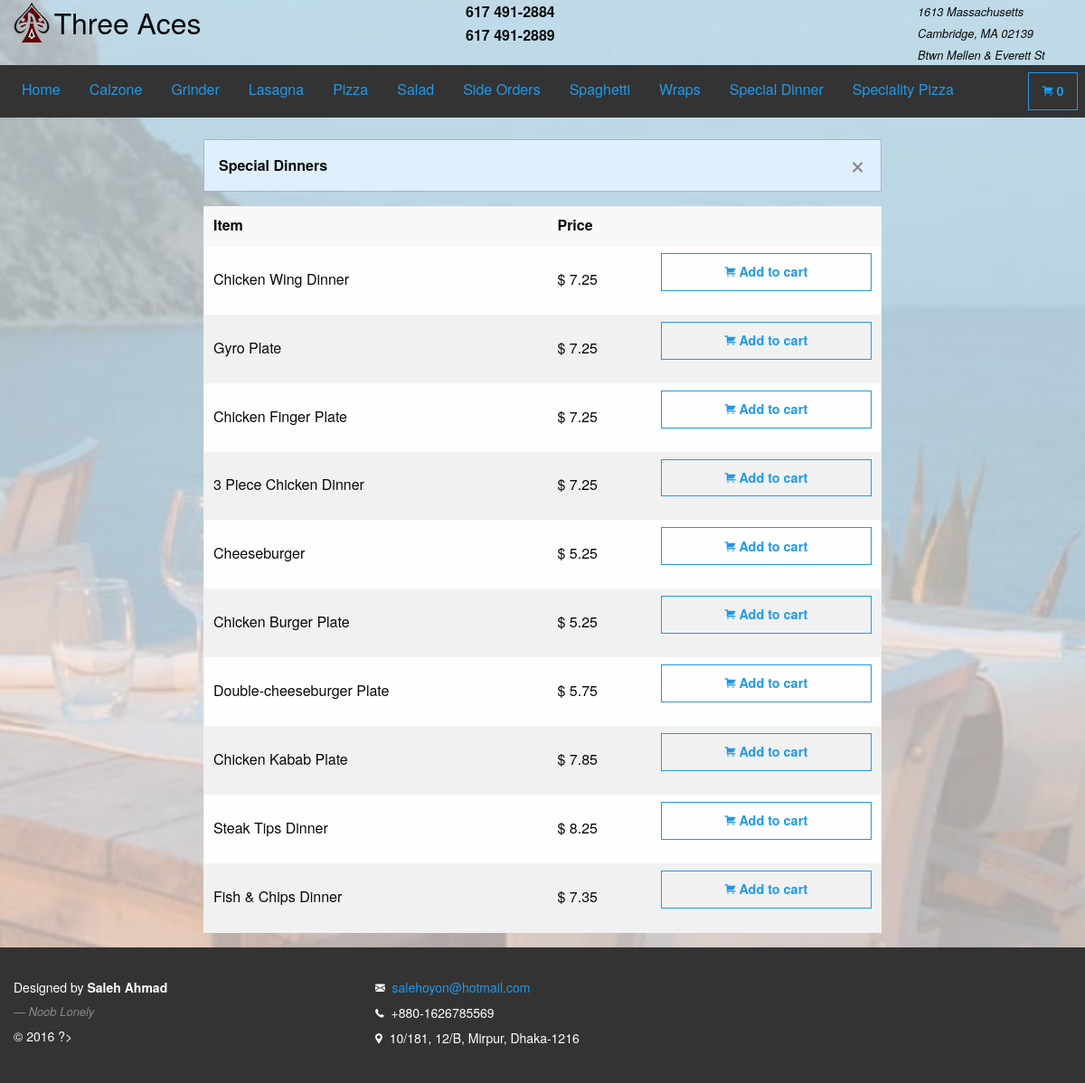
The page /specialdinners.php on the database as committed earlier.
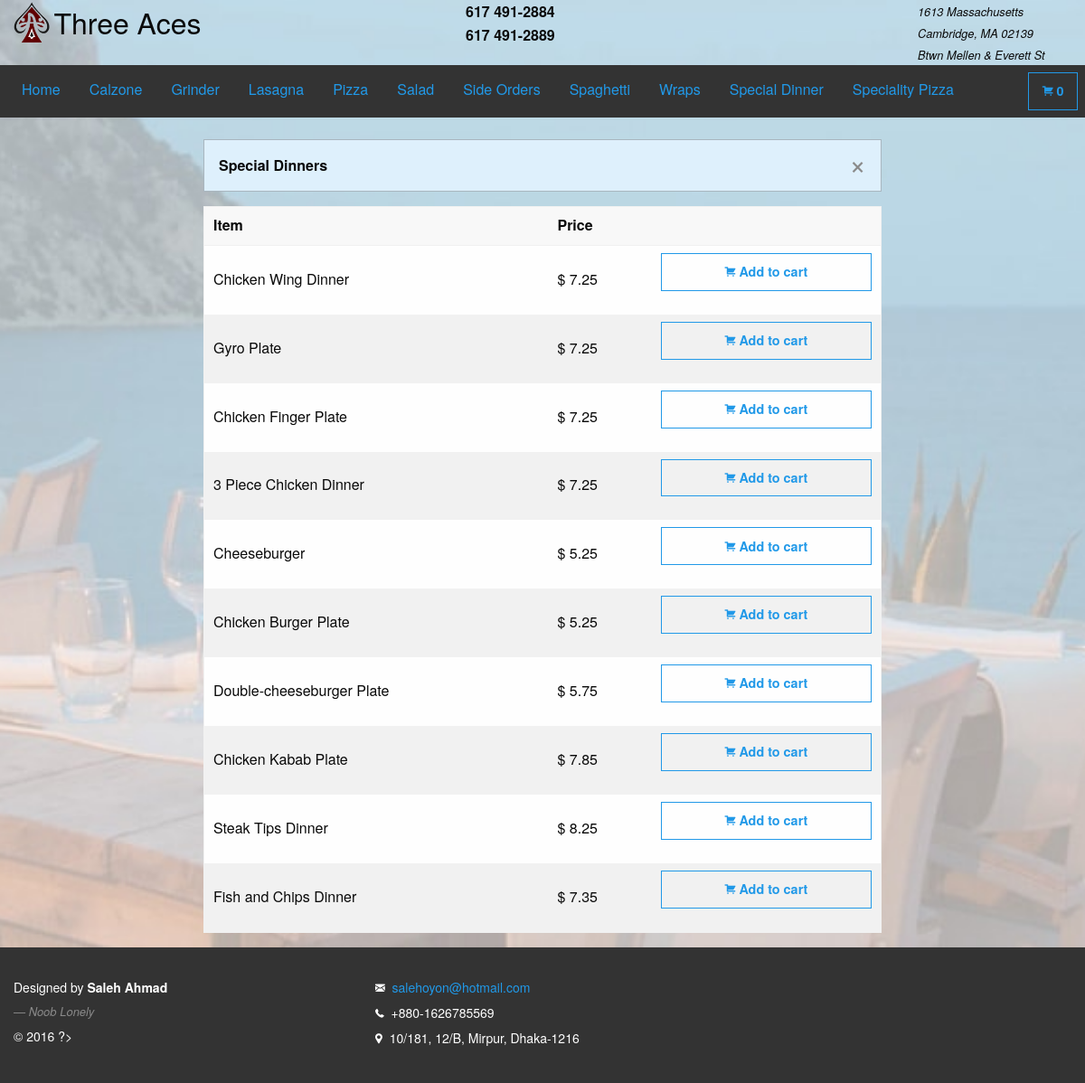
The same page on the database as committed later.
### tables this page shows
CREATE TABLE IF NOT EXISTS `special_dinner` (
`sp_din_id` bigint(20) NOT NULL COMMENT 'Special Dinner ID',
  `sp_din_name` text NOT NULL COMMENT 'Special Dinner Name',
  `sp_din_price` decimal(10,2) NOT NULL COMMENT 'Special Dinner Price'
);

### model/db.php (called while the page is built, shortened)
<?php
function specialDinner()
{
    $conn        = db_conn();
    $selectQuery = 'SELECT * FROM `special_dinner`';
    try{
        $stmt = $conn->query($selectQuery);
    }catch(PDOException $e){
        handle_sql_errors($selectQuery, $e->getMessage());
    }
    $row = $stmt->fetchAll(PDO::FETCH_ASSOC);
    return $row;
}

### controller/dataCollector.php (called while the page is built, shortened)
<?php
require_once 'model/db.php';
function getSpecialDinner()
{
    $row = specialDinner();
    return $row;
}

### specialdinners.php (the view, shortened to what this page needs)
<?php
require_once 'controller/dataCollector.php';
$row = getSpecialDinner();
?>
<!doctype html>
<html class="no-js" lang="en">
    <head>
        <?php require_once 'includes/head.php';?>
    </head>
    <body>
        <div class="cover-image"></div>
        <div id="wrap">
            <main>
                <header>
                    <?php include_once 'includes/upperHeader.php';?>
                    <nav id="fixed-top-nav-sec">
                        <?php require_once 'includes/navbar.php'; ?>
                    </nav>
                </header>
                <br/>
                <section>
                    <div class="small-12 columns">
                        <?php if(!count($row)): ?>
                            <div class="row">
                                <h3>No Data Found.</h3>
                            </div>
                        <?php else: ?>
                        <div class="small-8 small-centered columns">
                            <div class="panel callout primary" data-closable>
                                <strong>Special Dinners</strong>
                                <button class="close-button" aria-label="Dismiss alert" type="button" data-close>
                                    <span aria-hidden="true">&times;</span>
                                </button>
                            </div>
                            <table style="width: 100%">
                                <thead>
                                <tr>
                                    <th>Item</th>
                                    <th>Price</th>
                                    <th></th>
                                </tr>
                                </thead>
                                <tbody>
                                <?php foreach($row as $r): ?>
                                    <tr data-id ="<?= htmlentities(stripcslashes($r['sp_din_id']), ENT_QUOTES, 'UTF-8'); ?>" data-type="Special Dinner">
                                        <td><?= htmlentities(stripcslashes($r['sp_din_name']), ENT_QUOTES, 'UTF-8'); ?></td>
                                        <td> $ <?= htmlentities(stripcslashes($r['sp_din_price']), ENT_QUOTES, 'UTF-8'); ?></td>
                                        <td>
                                            <button type="button" class="button hollow primary expanded item">
                                                <i class="fi-shopping-cart"></i>
                                                <strong>Add to cart</strong>
                                            </button>
                                        </td>
                                    </tr>
                                <?php endforeach; ?>
                                </tbody>
                            </table>
                        </div>
                        <?php endif; ?>
                    </div>
                </section>
            </main>
        </div>
        <footer>
            <?php include_once 'includes/footer.php';?>
        </footer>
    </body>
</html>

### includes/head.php (shortened to what this page needs)
<link rel="stylesheet" href="<?= SERVER ?>/css/normalize.css">
<link rel="stylesheet" href="<?= SERVER ?>/css/foundation.min.css">
<link rel="stylesheet" href="<?= SERVER ?>/css/foundation-icons/foundation-icons.css" />
<link rel="stylesheet" href="<?= SERVER ?>/css/main.css">

### includes/upperHeader.php (shortened to what this page needs)
<div class="row">
    <div class="small-4 medium-5 columns">
        <img src="<?php echo SERVER; ?>/img/aces_logo.png" width="40px" style="padding-bottom: 20px;" alt="Three Aces Logo">
        <span class="title">Three Aces</span>
    </div>
    <div class="small-4 medium-5 columns">
        <p>
            <strong>
                617 491-2884<br/>
                617 491-2889
            </strong>
        </p>
    </div>
    <div class="small-4 medium-2 columns">
        <address>
            <small>
                1613 Massachusetts<br/>
                Cambridge, MA 02139<br/>
                Btwn Mellen & Everett St
            </small>
        </address>
    </div>
</div>

### includes/navbar.php (shortened to what this page needs)
<div class="top-bar" id="example-menu">
    <div class="row">
        <div class="small">
            <div class="top-bar-left">
                <ul class="dropdown menu" data-dropdown-menu>
                    <li <?= $_SERVER['REQUEST_URI'] == '/threeaces/' ? 'class="active"' : '' ?>><a href="<?php echo SERVER ?>">Home</a></li>
                    <li <?= $_SERVER['REQUEST_URI'] == '/threeaces/calzone' ? 'class="active"' : '' ?>><a href="calzone">Calzone</a></li>
                    <li <?= $_SERVER['REQUEST_URI'] == '/threeaces/grinder' ? 'class="active"' : '' ?>><a href="grinder">Grinder</a></li>
                    <li <?= $_SERVER['REQUEST_URI'] == '/threeaces/lasagna' ? 'class="active"' : '' ?>><a href="lasagna">Lasagna</a></li>
                    <li <?= $_SERVER['REQUEST_URI'] == '/threeaces/pizza' ? 'class="active"' : '' ?>><a href="pizza">Pizza</a></li>
                    <li <?= $_SERVER['REQUEST_URI'] == '/threeaces/salad' ? 'class="active"' : '' ?>><a href="salad">Salad</a></li>
                    <li <?= $_SERVER['REQUEST_URI'] == '/threeaces/sideorders' ? 'class="active"' : '' ?>><a href="sideorders">Side Orders</a></li>
                    <li <?= $_SERVER['REQUEST_URI'] == '/threeaces/spaghetti' ? 'class="active"' : '' ?>><a href="spaghetti">Spaghetti</a></li>
                    <li <?= $_SERVER['REQUEST_URI'] == '/threeaces/wraps' ? 'class="active"' : '' ?>><a href="wraps">Wraps</a></li>
                    <li <?= $_SERVER['REQUEST_URI'] == '/threeaces/specialdinners' ? 'class="active"' : '' ?>><a href="specialdinners">Special Dinner</a></li>
                    <li <?= $_SERVER['REQUEST_URI'] == '/threeaces/specialitypizza' ? 'class="active"' : '' ?>><a href="specialitypizza">Speciality Pizza</a></li>
                </ul>
            </div>
            <div class="top-bar-right">
                <ul class="menu">
                    <div>
                        <a href="checkout" class="button primary hollow">
                            <i class="fi-shopping-cart"></i>
                            <strong>
                                <?= !isset($_SESSION['cart']) ? 0 : count($_SESSION['cart']); ?>
                            </strong>
                        </a>
                    </div>
                </ul>
            </div>
        </div>
    </div>
</div>

### includes/footer.php
<div class="row">
    <div class="small-4 columns">
        <span>Designed by <strong>Saleh Ahmad</strong></span><br/>
        <cite>Noob Lonely</cite> &copy; 2016 ?>
    </div>
    <div class="small-4 columns end">
        <i class="fi-mail"></i>&nbsp;&nbsp;<a href="mailto:salehoyon@hotmail.com?cc=nissongo102@gmail.com&amp;subject=Feedback&amp;body=Dear%20Buddy%2C%0A" target="_top">salehoyon@hotmail.com</a><br/>
        <i class="fi-telephone"></i>&nbsp;&nbsp;+880-1626785569<br/>
        <i class="fi-marker"></i>&nbsp;&nbsp;10/181, 12/B, Mirpur, Dhaka-1216
    </div>
</div>

### css/main.css (style rules this page uses)
html { color: #222; font-size: 1em; line-height: 1.4; }
audio, canvas, iframe, img, svg, video { vertical-align: middle; }
.cover-image { position: fixed; top: 0; left: 0; right: 0; z-index: -1; top:0; background: url("../img/back-image.jpg") bottom no-repeat fixed; background-size: cover; height: 100%; }
.top-bar, .top-bar ul { background-color: #333; }
.top-bar { overflow-x: auto; }
#wrap { min-height: 100%; }
main { overflow:auto; padding-bottom: 150px; }
footer { background: #333; color:#fff; position: relative; margin-top: -150px; clear:both; padding: 30px 0; height: 150px; font-size: 14px; line-height: 2 }
.title { font-size: 32px; font-weight: 400; font-family: "Helvetica Neue", Helvetica, Arial, sans-serif; }
body { scrollbar-face-color: #def0fc; scrollbar-shadow-color: #99B0BD; scrollbar-arrow-color: #686F73; scrollbar-track-color: #EFF0F5; }

Rows that differ between the two databases and show on the page:
changed special_dinner: sp_din_name "Fish & Chips Dinner" → "Fish and Chips Dinner"
